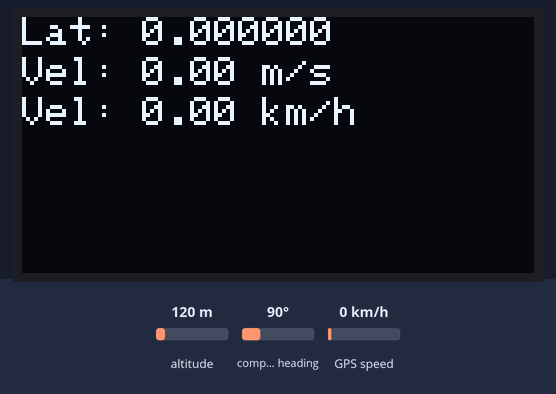
A sketch run on a simulated Arduino Uno, built with avr-gcc and run on an emulated ATmega328P. Shown: 128×64 one-colour display. The test bench sets the inputs (shaded band); at power-on: GPS speed 0 km/h, altitude 120 m, compass heading 90°. The GPS gets a fix after 3 s at 37.7749, -122.4194 with 8 satellites; what the sketch prints to the serial monitor is not drawn.

Above: at 1.6 s.
1.7 s: GPS speed set to 2 km/h
At 4.6 s:
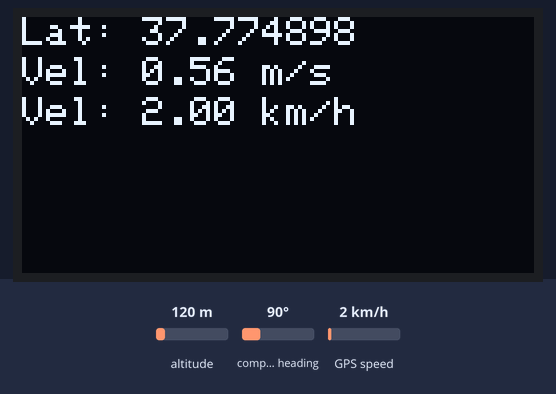
5.6 s: GPS speed set to 30 km/h
At 8.3 s:
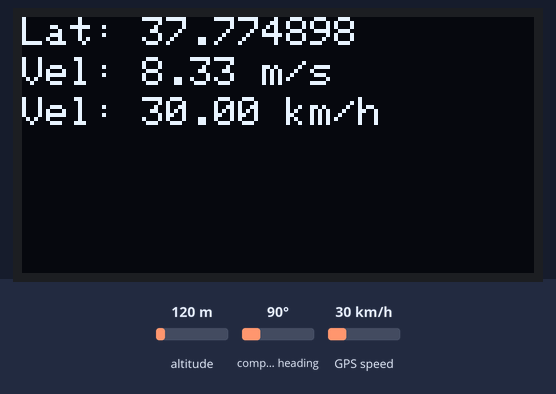
8.7 s: GPS speed set to 60 km/h
At 10.9 s:
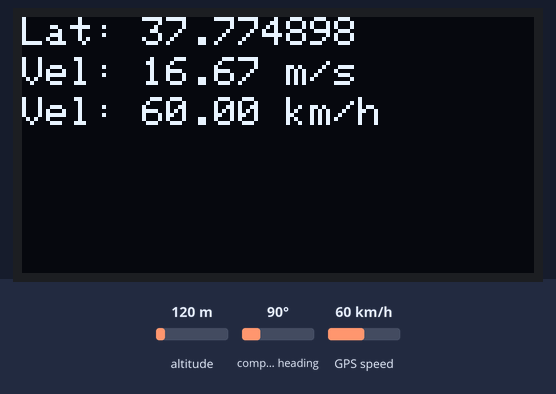
Timing chart, 0 to 12.4 s (numbered marks = the images above; inputs shaded):
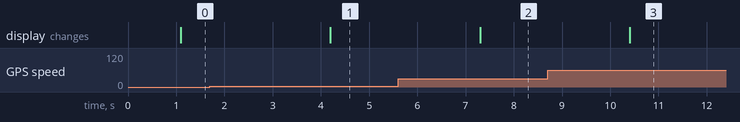

The sketch:

mostrarGpsOled.ino
```cpp
#include <TinyGPS++.h>
#include <SoftwareSerial.h>
#include <Wire.h>
#include <Adafruit_GFX.h>
#include <Adafruit_SSD1306.h>

// Definições dos pinos e configurações do OLED e GPS
#define GPS_RX 4
#define GPS_TX 3
#define GPS_BAUD 9600
#define OLED_RESET -1  // Alguns displays não têm um pino de reset, use -1

// Inicialização dos objetos
TinyGPSPlus gps;
SoftwareSerial gpsSerial(GPS_RX, GPS_TX);
Adafruit_SSD1306 display(OLED_RESET);

void setup() {
  Serial.begin(GPS_BAUD);
  gpsSerial.begin(GPS_BAUD);

  // Inicializa o display OLED
  if (!display.begin(SSD1306_SWITCHCAPVCC, 0x3C)) {
    Serial.println(F("SSD1306 allocation failed"));
    for (;;);  // Trava o programa se o display não for encontrado
  }
  display.clearDisplay();
  display.setTextSize(1);
  display.setTextColor(WHITE);
  display.setCursor(0, 0);
  display.print("Inicializando...");
  display.display();
}

void loop() {
  bool newData = false;

  // Parse GPS data for one second
  for (unsigned long start = millis(); millis() - start < 1000;) {
    while (gpsSerial.available()) {
      char c = gpsSerial.read();
      if (gps.encode(c)) {
        newData = true;
      }
    }
  }

  // Se novos dados foram recebidos, atualize o display
  if (newData) {
    float flat = gps.location.lat();
    float flon = gps.location.lng();
    float speed = gps.speed.kmph();
    int sats = gps.satellites.value();
    int hdop = gps.hdop.value();

    display.clearDisplay();
    display.setTextSize(1);
    display.setCursor(0, 0);

    display.print("Lat: ");
    display.print(flat, 6);
    display.setCursor(0, 10);
    display.print("Vel: ");
    display.print(speed/3.6, 2);
    display.print(" m/s");

    display.setCursor(0, 20);

    display.print("Vel: ");
    display.print(speed, 2);
    display.print(" km/h");

    display.display();

    Serial.print("Lat: ");
    Serial.print(flat, 6);
    Serial.print(" Lon: ");
    Serial.print(flon, 6);
    Serial.print(" Sat: ");
    Serial.print(sats);
    Serial.print(" Prec: ");
    Serial.print(hdop);
    Serial.print(" Speed: ");
    Serial.print(speed, 2);
    Serial.println(" km/h");
  }
}
```

Measured:
- after the input at 1.7 s, the display: changes after 2.5 s (image 1)
- after the input at 5.6 s, the display: changes after 1.7 s (image 2)
- after the input at 8.7 s, the display: changes after 1.7 s (image 3)
